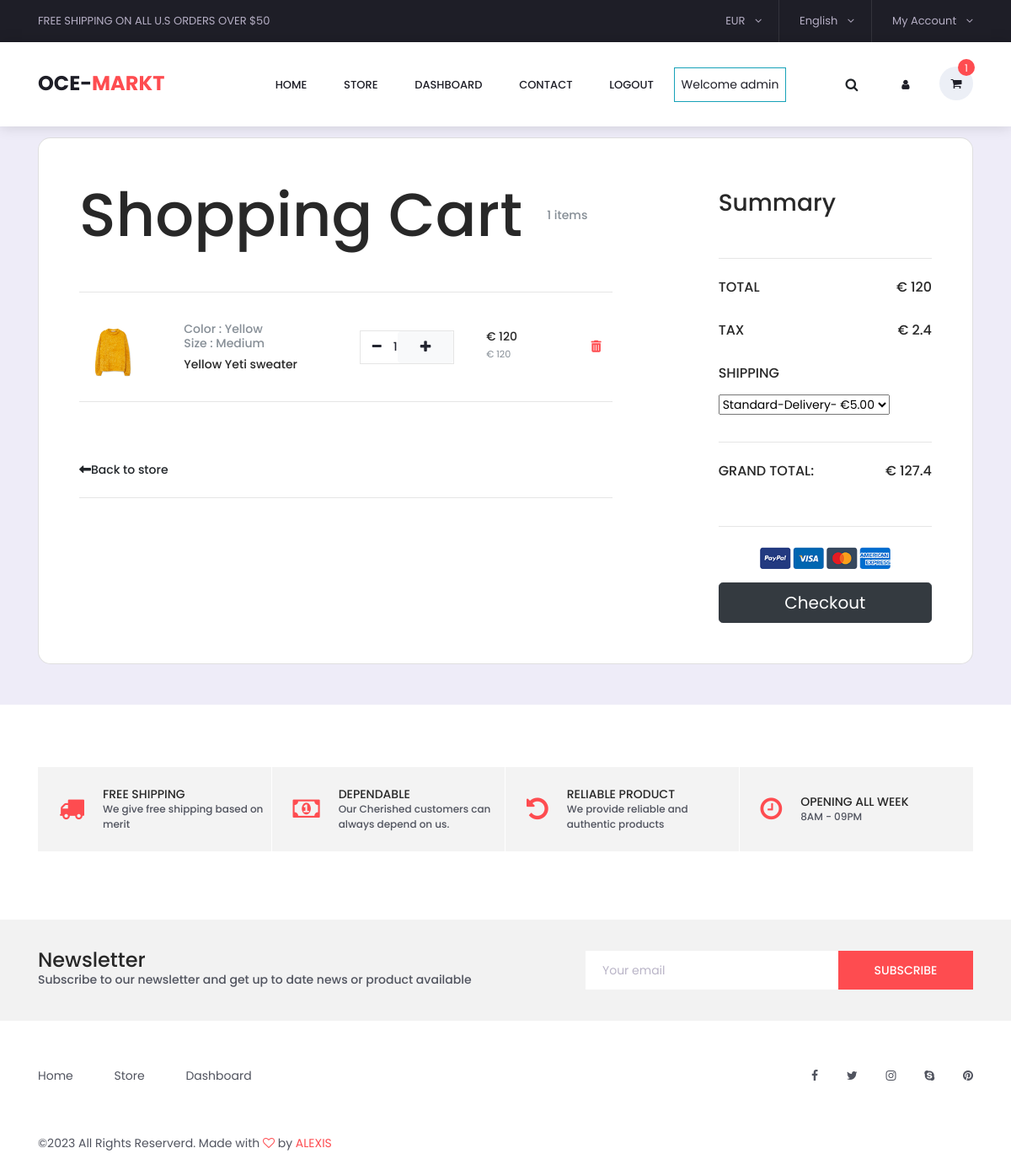
Screenshot of /cart/ (signed in) with the database file from the repository.
### accounts/models.py (models this page shows, shortened)
class Account(AbstractBaseUser):
    first_name = models.CharField(max_length=50)
    last_name = models.CharField(max_length=50)
    username = models.CharField(max_length=50, unique=True)
    email = models.EmailField(max_length=150, unique=True)
    phone_number = models.CharField(max_length=50)
    date_joined = models.DateTimeField(auto_now_add=True)
    last_login = models.DateTimeField(auto_now_add=True)
    is_admin = models.BooleanField(default=False)
    is_staff = models.BooleanField(default=False)
    is_active = models.BooleanField(default=False)
    is_superadmin = models.BooleanField(default=False)
    USERNAME_FIELD = 'email'
    REQUIRED_FIELDS = ['username', 'first_name', 'last_name']
    objects = MyAccountManager()

### carts/models.py (models this page shows, shortened)
class CartItem(models.Model):
    user = models.ForeignKey(Account, on_delete=models.CASCADE, null=True)
    product = models.ForeignKey(Product, on_delete=models.CASCADE)
    variations = models.ManyToManyField(Variation, blank=True)
    cart = models.ForeignKey(Cart, on_delete=models.CASCADE, null=True)
    quantity = models.IntegerField()
    is_active = models.BooleanField(default=True)
    def sub_total(self):
        return self.product.price * self.quantity

### store/models.py (models this page shows, shortened)
class Product(models.Model):
    product_name = models.CharField(max_length=255, unique=True)
    slug = models.SlugField(max_length=255, unique=True)
    description = models.TextField(max_length=600, blank=True)
    price = models.IntegerField()
    old_price = models.IntegerField(blank=True, default=0)
    image = models.ImageField(upload_to='photos/products')
    stock = models.IntegerField()
    tagged = models.CharField(max_length=50, blank=True)
    is_available = models.BooleanField(default=True)
    category = models.ForeignKey(Category, on_delete=models.CASCADE)
    created_date = models.DateTimeField(auto_now_add=True, )
    modified_date = models.DateTimeField(auto_now=True)
    def get_url(self):
        return reverse('product_detail', args=[self.category.slug, self.slug])

class Variation(models.Model):
    product = models.ForeignKey(Product, on_delete=models.CASCADE)
    variation_category = models.CharField(
        max_length=100, choices=variation_category_choice)
    variation_value = models.CharField(max_length=100)
    is_active = models.BooleanField(default=True)
    created_date = models.DateTimeField(auto_now=True)
    updated_date = models.DateTimeField(auto_now=True)
    objects = VariationManager()

### carts/views.py (the view)
# urls.py: path('cart/', include('carts.urls')),
def cart(request, total=0, quantity=0, cart_items=None):
    try:
        tax = 0
        grand_total = 0
        if request.user.is_authenticated:
            cart_items = CartItem.objects.filter(
                user=request.user, is_active=True)
        else:
            cart = Cart.objects.get(cart_id=_cart_id(request))
            cart_items = CartItem.objects.filter(cart=cart, is_active=True)
        for cart_item in cart_items:
            total += (cart_item.product.price * cart_item.quantity)
            quantity += cart_item.quantity
        tax = (2 * total)/100
        grand_total = total + tax + STANDARD_DELIVERY
    except ObjectDoesNotExist:
        pass
    context = {
        'total': total,
        'quantity': quantity,
        'cart_items': cart_items,
        'tax': tax,
        'grand_total': grand_total,
        'standard_delivery': STANDARD_DELIVERY
    }
    return render(request, 'store/cart.html', context)

### carts/context_processors.py (called while the page is built)
def counter(request):
    cart_count = 0
    if 'admin' in request.path:
        return {}
    else:
        try:
            cart = Cart.objects.filter(cart_id=_cart_id(request))
            if request.user.is_authenticated:
                cart_items = CartItem.objects.all().filter(user=request.user)
            else:
                cart_items = CartItem.objects.all().filter(cart=cart[:1])
            for cart_item in cart_items:
                cart_count += cart_item.quantity
        except Cart.DoesNotExist:
            cart_count = 0
    return dict(cart_count=cart_count)

### carts/views.py (called while the page is built)
def _cart_id(request):
    cart = request.session.session_key
    if not cart:
        cart = request.session.create()
    return cart

### category/context_processors.py (called while the page is built)
def menu_links(request):
    links = Category.objects.all()
    return dict(links=links)

### category/models.py (called while the page is built)
    def __str__(self):
        return self.category_name

### templates/store/cart.html (shortened to what this page needs)
{% extends 'base.html' %}
{% load static %}
{% block content %}
<br>
<br>
<br>
<br>
<br>
<section class="h-100 h-custom" style="background-color: #eeecf8;">
    <div class="container py-5 h-100">
  {% if not cart_items %}
   <br>
   <br>
  <h3 class="text-center">Your Shopping Cart is Empty</h3>
  <br>
  <div class="text-center">
    <a href="{% url 'store' %}" class="btn btn-primary">Continue Shopping</a>
  </div>
  {% else %}
      <div class="row d-flex justify-content-center align-items-center h-100">
        <div class="col-12">
          <div class="card card-registration card-registration-2" style="border-radius: 15px;">
            <div class="card-body p-0">
              <div class="row g-0">
                <div class="col-lg-8">
                  <div class="p-5">
                    <div class="d-flex justify-content-between align-items-center mb-5">
                      <h1 class="fw-bold mb-0 text-black">Shopping Cart</h1>
                      <h6 class="mb-0 text-muted">{{quantity}} items</h6>
                    </div>
                    <hr class="my-4">
                    {% for cart_item in cart_items %}
                    <div class="row mb-4 d-flex justify-content-between align-items-center">
                      <div class="col-md-2 col-lg-2 col-xl-2">
                        <a href="{{ cart_item.product.get_url }}">  <img
                          src="{{ cart_item.product.image.url}}"
                          class="img-fluid rounded-3" alt="Cotton T-shirt">
                        </a>
                      </div>
                      <div class="col-md-3 col-lg-3 col-xl-3">
                        <h6 class="text-muted">
                          {% if cart_item.variations.all %}
                             {% for item in cart_item.variations.all %}
                               {{ item.variation_category | capfirst}} : {{ item.variation_value | capfirst}} <br>
                             {% endfor %}
                          {% endif %}
                        </h6>
                        <a href="{{ cart_item.product.get_url }}"><h6 class="text-black mb-0">{{ cart_item.product.product_name}}</h6></a>
                      </div>
                      <div class="col-md-3 col-lg-3 col-xl-2 d-flex">
                       <div class="quantity_selector">
                          <a href="{% url 'remove_cart' cart_item.product.id  cart_item.id  %}"><span class="minus"><i class="fa fa-minus" aria-hidden="true"></i></span></a>
                          <span id="quantity_value">{{cart_item.quantity}}</span>
                          <form action="{% url 'add_cart' cart_item.product.id %}" method="POST">
                            <button class="btn btn-light" type="submit"><span class="plus"><i class="fa fa-plus" aria-hidden="true"></i></span></button>
                          </form>
                        </div>
                      </div>
                      <div class="col-md-3 col-lg-2 col-xl-2 offset-lg-1">
                        <h6 class="mb-0">€ {{cart_item.sub_total}}</h6>
                        <small class="text-muted">€ {{cart_item.product.price}}</small>
                      </div>
                      <div class="col-md-1 col-lg-1 col-xl-1 text-end">
                        <a href="{% url 'remove_cart_item' cart_item.product.id cart_item.id %}" onclick="return confirm('Are you sure you want to delete this product?')" class="text-muted"><i class="fas fa-trash-alt" style="color: #fe4c50"></i></a>
                      </div>
                    </div>
                    <hr class="my-4">
                    {% endfor %}
                    <div class="pt-5">
                      <h6 class="mb-0"><a href="{% url 'store' %}" class="text-body"><i
                            class="fas fa-long-arrow-alt-left me-2"></i>Back to store</a></h6>
                    </div>
                    <hr class="my-4">
                  </div>
                </div>
                <div class="col-lg-4 bg-grey">
                  <div class="p-5">
                    <h3 class="fw-bold mb-5 mt-2 pt-1">Summary</h3>
                    <hr class="my-4">
                    <div class="d-flex justify-content-between mb-4">
                      <h5 class="text-uppercase">Total </h5>
                      <h5>€ {{total}}</h5>
                    </div>
                    <div class="d-flex justify-content-between mb-4">
                      <h5 class="text-uppercase">Tax </h5>
                      <h5>€ {{tax}}</h5>
                    </div>
                    <h5 class="text-uppercase mb-3">Shipping</h5>
                    <div class="mb-4 pb-2">
                      <select class="select">
                        <option value="1">Standard-Delivery- €{{ standard_delivery}}.00</option>
                      </select>
                    </div>
                    <hr class="my-4">
                    <div class="d-flex justify-content-between mb-5">
                      <h5 class="text-uppercase">Grand Total:</h5>
                      <h5>€ {{grand_total}}</h5>
                    </div>
                    <hr class="my-4">
                    <p class="text-center mb-3">
                      <img src="{% static 'images/payments.png' %}" height="26">
                    </p>
                    <a href="{% url 'checkout' %}" type="button" class="btn btn-dark btn-block btn-lg"
                      data-mdb-ripple-color="dark">Checkout</a>
                  </div>
                </div>
              </div>
            </div>
          </div>
        </div>
      </div>
      {% endif %}
    </div>
  </section>
{% include 'benefit.html' %}
{% endblock %}

### templates/base.html (shortened to what this page needs)
{% load static %}
{% static "images" as baseURL %}
<!DOCTYPE html>
<html lang="en">
  <head>
    {% load static %}
    <link rel="stylesheet" href="https://cdn.jsdelivr.net/npm/bootstrap@4.6.2/dist/css/bootstrap.min.css">
    <link rel="stylesheet" href="https://cdnjs.cloudflare.com/ajax/libs/font-awesome/6.3.0/css/all.min.css">
    <link
      rel="stylesheet"
      href="{% static 'styles/bootstrap4/bootstrap.min.css' %}"
    />
    <link
      href="{%static 'plugins/font-awesome-4.7.0/css/font-awesome.min.css' %}"
      rel="stylesheet"
    />
    <link
      rel="stylesheet"
      href="{% static 'plugins/OwlCarousel2-2.2.1/owl.carousel.css'%}"
    />
    <link
      rel="stylesheet"
      href="{% static 'plugins/OwlCarousel2-2.2.1/owl.theme.default.css'%}"
    />
    <link
      rel="stylesheet"
      href="{% static 'plugins/OwlCarousel2-2.2.1/animate.css'%}"
    />
    <link rel="stylesheet"  href="{% static 'plugins/jquery-ui-1.12.1.custom/jquery-ui.css' %}">
    <link rel="stylesheet" href="{% static 'styles/main_styles.css'%}" />
    <link rel="stylesheet" href="{% static 'styles/responsive.css' %}" />
    <link rel="stylesheet"  href="{% static 'styles/categories_styles.css' %}">
    <link rel="stylesheet"  href="{% static 'styles/categories_styles.css' %}">
    <link rel="stylesheet"  href="{% static 'styles/categories_responsive.css' %}">
    <link rel="stylesheet"  href="{% static 'styles/single_styles.css' %}">
    <link rel="stylesheet"  href="{% static 'styles/single_responsive.css' %}">
    <link rel="stylesheet"  href="{% static 'styles/contact_styles.css' %}">
    <link rel="stylesheet"  href="{% static 'styles/contact_responsive.css' %}">
    <link rel="stylesheet"  href="{% static 'styles/review.css' %}">
  </head>
  <body>
    <div class="super_container">
      <header class="header trans_300">
        <div class="top_nav">
          <div class="container">
            <div class="row">
              <div class="col-md-6">
                <div class="top_nav_left">
                  free shipping on all u.s orders over $50
                </div>
              </div>
              <div class="col-md-6 text-right">
                <div class="top_nav_right">
                  <ul class="top_nav_menu">
                    <li class="currency">
                      <a href="#">
                        eur
                        <i class="fa fa-angle-down"></i>
                      </a>
                    </li>
                    <li class="language">
                      <a href="#">
                        English
                        <i class="fa fa-angle-down"></i>
                      </a>
                    </li>
                    <li class="account">
                      <a href="#">
                        My Account
                        <i class="fa fa-angle-down"></i>
                      </a>
                    </li>
                  </ul>
                </div>
              </div>
            </div>
          </div>
        </div>
        <div class="main_nav_container">
          <div class="container">
            <div class="row">
              <div class="col-lg-12 text-right">
                <div class="logo_container">
                  <a href="{% url 'home' %}">OCE-<span>Markt</span></a>
                </div>
                <nav class="navbar">
                  <ul class="navbar_menu">
                    <li><a href="{% url 'home' %}">home</a></li>
                    <li><a href="{% url 'store' %}">store</a></li>
                    {% if user.id is not None %}
                       <li><a href="{% url 'dashboard' %}">Dashboard</a></li>
                       <li><a href="{% url 'contact' %}">contact</a></li>
                       <li><a href="{% url 'logout' %}">Logout</a></li>
                        <li class="border border-info p-2">Welcome {{ user.first_name}}</li>
                    {% else %}
                      <li><a href="{% url 'login' %}">Login</a></li>
                      <li><a href="{% url 'register' %}">Register</a></li>
                      <li><a href="{% url 'contact' %}">contact</a></li>
                       <li class="border border-info p-2"> Welcome Guest </li>
                    {% endif %}
                  </ul>
                  <ul class="navbar_user">
                    <li class="currency" style="background-color: white; border:none">
                      <button type="submit" class="btn btn-outline">
                        <i class="fa fa-search" aria-hidden="true"></i>
                      </button>
                    </li>
                    <li class="account" style="background-color: white;">
                      <a href="{% url 'dashboard' %}">
                        <i class="fa fa-user mr-5" aria-hidden="true"></i>
                      </a>
                    <li class="checkout">
                      <a href="{% url 'cart' %}">
                        <i class="fa fa-shopping-cart" aria-hidden="true"></i>
                        <span id="checkout_items" class="checkout_items"
                          >{{cart_count}}</span
                        >
                      </a>
                    </li>
                  </ul>
                </nav>
              </div>
            </div>
          </div>
        </div>
      </header>
      <div class="fs_menu_overlay"></div>
      {% block content %}{% endblock %}
      {% include 'footer.html' %}
  </body>
</html>

### rows the page displays
Account: first_name "admin"
CartItem: product.image (picture), product.product_name "Yellow Yeti sweater", quantity "1", sub_total "120", product.price "120"
Variation: variation_category "Color", variation_value "Yellow"
Variation: variation_category "Size", variation_value "Medium"

### other values shown
{{ cart_count }} "1"
{{ quantity }} "1"
{{ total }} "120"
{{ tax }} "2.4"
{{ grand_total }} "127.4"
